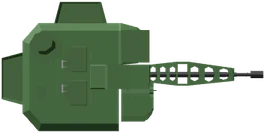
#> input picture zombies/client/grafik/boxer_turm.webp, 265 x 133 px, given in place of Zombie-Sprite-Sheet mit vier Untoten.png, which was not available
$ python figuren_schneiden.py ../zombies/client/grafik
#> lines starting #> are read from the running program, lines starting #| are printed output that depends on the picture
#!/usr/bin/env python3
"""Schneidet die KI-Figurenbögen (ChatGPT/Copilot, transparente PNGs) in gleich große Einzelbilder und legt sie
als Bildbogen client/grafik/figuren.png (Felder FELD×FELD, Drehpunkt = Feldmitte) plus figuren.json ab.
Aufruf: PYTHONPATH=~/code/ahnen-werkzeuge/pil python3 tools/figuren_schneiden.py [~/Downloads]"""
import json, pathlib, sys
from PIL import Image

QUELLE = pathlib.Path(sys.argv[1] if len(sys.argv) > 1 else "~/Downloads").expanduser()
ZIEL = pathlib.Path(__file__).resolve().parent.parent / "zombies" / "client" / "grafik"
FELD = 160          # Feldgröße im Bogen (Pixel)
SPALTEN = 8

def figuren(datei, zeilen, spalten):
    """Figuren eines Bogens als {(zeile, spalte): (Ausschnitt RGBA, Maske)} – über Zusammenhangskomponenten der Deckkraft."""
#> called with datei = 'Zombie-Sprite-Sheet mit vier Untoten.png', zeilen = 4, spalten = 6
    im = Image.open(QUELLE / datei).convert("RGBA")
#> im is the input picture: PIL image 265x133 RGBA; mean R, G, B, A 39, 55.3, 36.3, 118.5
    w, h = im.size
#> w = 265; h = 133
    a = im.getchannel("A")
    k = 2                                   # Komponenten auf halber Auflösung suchen
    klein = a.resize((w // k, h // k))
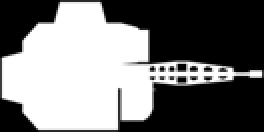
#> klein: PIL image 132x66 L (shown 2 times larger); min 0, max 255, mean 118.6
    kw, kh = klein.size
#> kw = 132; kh = 66
    px = klein.load()
    marke = [[-1] * kw for _ in range(kh)]
    komp = []
    for y in range(kh):
        for x in range(kw):
            if marke[y][x] != -1 or px[x, y] < 100: continue
            n = len(komp); stapel = [(x, y)]; marke[y][x] = n
            x0 = x1 = x; y0 = y1 = y; zahl = 0; sx = sy = 0
            while stapel:
                cx, cy = stapel.pop(); zahl += 1; sx += cx; sy += cy
                x0 = min(x0, cx); x1 = max(x1, cx); y0 = min(y0, cy); y1 = max(y1, cy)
                for nx, ny in ((cx + 1, cy), (cx - 1, cy), (cx, cy + 1), (cx, cy - 1)):
                    if 0 <= nx < kw and 0 <= ny < kh and marke[ny][nx] == -1 and px[nx, ny] >= 100:
                        marke[ny][nx] = n; stapel.append((nx, ny))
            komp.append({"bbox": (x0 * k, y0 * k, (x1 + 1) * k, (y1 + 1) * k), "zahl": zahl, "mx": sx / zahl * k, "my": sy / zahl * k})
    zellen = {}
    for c in komp:
        if c["zahl"] < 30: continue          # Krümel
        z = min(zeilen - 1, int(c["my"] / (h / zeilen))); s = min(spalten - 1, int(c["mx"] / (w / spalten)))
        b = zellen.setdefault((z, s), list(c["bbox"]))
        b[0] = min(b[0], c["bbox"][0]); b[1] = min(b[1], c["bbox"][1]); b[2] = max(b[2], c["bbox"][2]); b[3] = max(b[3], c["bbox"][3])
    aus = {}
    for (z, s), b in zellen.items():
        stueck = im.crop(tuple(b))
        # nur Pixel behalten, die zu dieser Zelle gehören (Nachbarfiguren, die in den Rahmen ragen, ausblenden)
        aus[(z, s)] = stueck
#> this loop made 1 pass
#> pass 1, in figuren, `stueck = im.crop(tuple(b))`:
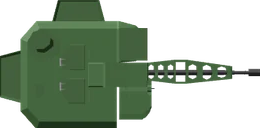
#> stueck: PIL image 260x128 RGBA; mean R, G, B, A 40.6, 57.6, 37.7, 124.6; transparent parts drawn white
#> after the loop, aus = 1 item
    return aus

def mitte(stueck, art):
    """Drehpunkt im Ausschnitt: Menschen = roter Haarschopf, sonst Schwerpunkt der Deckkraft."""
    w, h = stueck.size; p = stueck.load(); sx = sy = n = 0
    for y in range(0, h, 2):
        for x in range(0, w, 2):
            r, g, b, a = p[x, y]
            if a < 128: continue
            if art == "mensch" and not (r > 150 and g < 90 and b < 90): continue
            sx += x; sy += y; n += 1
    if not n: return w / 2, h / 2
    return sx / n, sy / n

def ins_feld(stueck, art, massstab):
    st = stueck.resize((max(1, round(stueck.width * massstab)), max(1, round(stueck.height * massstab))), Image.LANCZOS)
    mx, my = mitte(st, art)
    feld = Image.new("RGBA", (FELD, FELD), (0, 0, 0, 0))
    feld.alpha_composite(st, (round(FELD / 2 - mx), round(FELD / 2 - my)))
    # unsichtbare Farbe unter Alpha 0 löschen (spart Platz, kein dunkler Saum beim Skalieren)
    d = feld.load()
    for y in range(FELD):
        for x in range(FELD):
            if d[x, y][3] < 8: d[x, y] = (0, 0, 0, 0)
    return feld

UNTOTE = figuren("Zombie-Sprite-Sheet mit vier Untoten.png", 4, 6)
#> UNTOTE = 1 item
COMIC = figuren("Zombie-Survivor-Sprite-Sheet im Comic-Stil.png", 7, 4)
#> call 2 of figuren, with zeilen = 7, spalten = 4
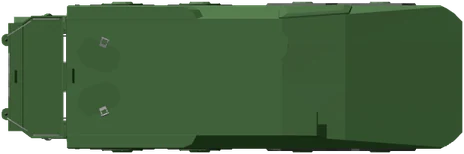
#> input picture zombies/client/grafik/boxer_wanne.webp, 464 x 154 px, given in place of Zombie-Survivor-Sprite-Sheet im Comic-Stil.png, which was not available
#> in figuren, im is the input picture: PIL image 464x154 RGBA; mean R, G, B, A 58, 86.7, 52.4, 231
#> in figuren (call 2), `klein = a.resize((w // k, h // k))`:
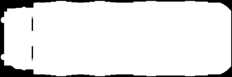
#> klein: PIL image 232x77 L; min 0, max 255, mean 231
#> the loop in figuren (call 2), `for (z, s), b in zellen.items():` made 1 pass
#> pass 1, in figuren (call 2), `stueck = im.crop(tuple(b))`:
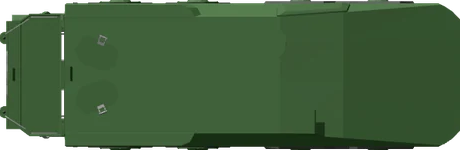
#> stueck: PIL image 460x150 RGBA; mean R, G, B, A 58.5, 87.9, 52.7, 238.9; transparent parts drawn white
#> COMIC = 1 item
DESIGNER = figuren("Designer.png", 7, 4)
#> DESIGNER = 1 item

bilder, liste = [], {}
def neu(name, stueck, art, massstab):
    liste.setdefault(name, []).append(len(bilder))
    bilder.append(ins_feld(stueck, art, massstab))

M = 0.5   # alle Bögen haben 256-px-Felder → Figuren etwa 100–130 px
# laufende Zombies (echt von oben, je 6 Gehbilder) + Angriff aus dem Comic-Bogen
for nr, typ in enumerate(["tarn", "dirndl", "feuerwehr", "hemd"]):
    for s in range(6):
        if (nr, s) in UNTOTE: neu(f"zombie_{typ}", UNTOTE[(nr, s)], "zombie", M)
#> this loop made 4 passes
for typ, zeile in (("dirndl", 1), ("feuerwehr", 2), ("lederhose", 0)):
    if (zeile, 3) in COMIC: neu(f"zombie_{typ}_angriff", COMIC[(zeile, 3)], "zombie", M)
for s in range(3):   # Lederhosen-Zombie: drei Gehbilder aus dem Comic-Bogen
    if (0, s) in COMIC: neu("zombie_lederhose", COMIC[(0, s)], "zombie", M)
# Kriecher: Comic (2 Typen × 2 Bilder), Designer (2 × 2)
for s in range(4):
    if (3, s) in COMIC: neu(f"kriecher_{'a' if s < 2 else 'b'}", COMIC[(3, s)], "zombie", M)
#> this loop made 4 passes
for s in range(4):
    if (3, s) in DESIGNER: neu(f"kriecher_{'c' if s < 2 else 'd'}", DESIGNER[(3, s)], "zombie", M * 0.85)
#> this loop made 4 passes
#> pass 3, in ins_feld (call 3), `st = stueck.resize((max(1, round(stueck.width * massstab)), max(1, rou..`:
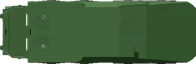
#> st: PIL image 196x64 RGBA; mean R, G, B, A 56.9, 86.3, 51.3, 238.9; transparent parts drawn white
# tote Zombies: Comic passend zu den Läufern, Designer als Zusatz
for s, typ in enumerate(["lederhose", "dirndl", "feuerwehr", "hemd"]):
    if (4, s) in COMIC: neu(f"leiche_{typ}", COMIC[(4, s)], "zombie", M)
for s, typ in enumerate(["lederhose2", "dirndl2", "feuerwehr2", "tarn"]):
    if (4, s) in DESIGNER: neu(f"leiche_{typ}", DESIGNER[(4, s)], "zombie", M * 0.85)
# Menschen: Mann (Reihe 6), Frau (Reihe 7); ohne Waffe, Pistole, Schläger, Messer
for zeile, wer in ((5, "mann"), (6, "frau")):
    for s, waffe in enumerate(["hand", "pistole", "schlaeger", "messer"]):
        if (zeile, s) in COMIC: neu(f"{wer}_{waffe}", COMIC[(zeile, s)], "mensch", M)

zeilen = (len(bilder) + SPALTEN - 1) // SPALTEN
#> zeilen = 1
bogen = Image.new("RGBA", (SPALTEN * FELD, zeilen * FELD), (0, 0, 0, 0))
#> bogen: PIL image 1280x160 RGBA; every value is 0
for i, b in enumerate(bilder): bogen.paste(b, ((i % SPALTEN) * FELD, (i // SPALTEN) * FELD))
#> this loop made 3 passes
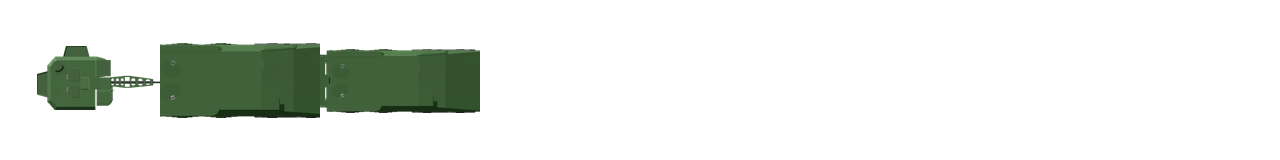
#> bogen: PIL image 1280x160 RGBA; mean R, G, B, A 7.8, 11.8, 7.1, 32; transparent parts drawn white
ZIEL.mkdir(parents=True, exist_ok=True)
bogen.save(ZIEL / "figuren.png", optimize=True)
(ZIEL / "figuren.json").write_text(json.dumps({"feld": FELD, "bilder": liste}, ensure_ascii=False, indent=1))
print(f"{len(bilder)} Bilder, Bogen {bogen.size}, {(ZIEL / 'figuren.png').stat().st_size // 1024} KB")
#| 3 Bilder, Bogen (1280, 160), 19 KB
for n, l in liste.items(): print(f"  {n}: {len(l)}")
#> this loop made 3 passes
#> (n, l) on passes 1 to 3: ('zombie_feuerwehr', [0]), ('kriecher_b', [1]), ('kriecher_d', [2])
#|   zombie_feuerwehr: 1
#|   kriecher_b: 1
#|   kriecher_d: 1
print("Gefunden: Untote", sorted(UNTOTE), "\nComic", sorted(COMIC), "\nDesigner", sorted(DESIGNER))
#| Gefunden: Untote [(2, 2)]
#| Comic [(3, 2)]
#| Designer [(3, 2)]
